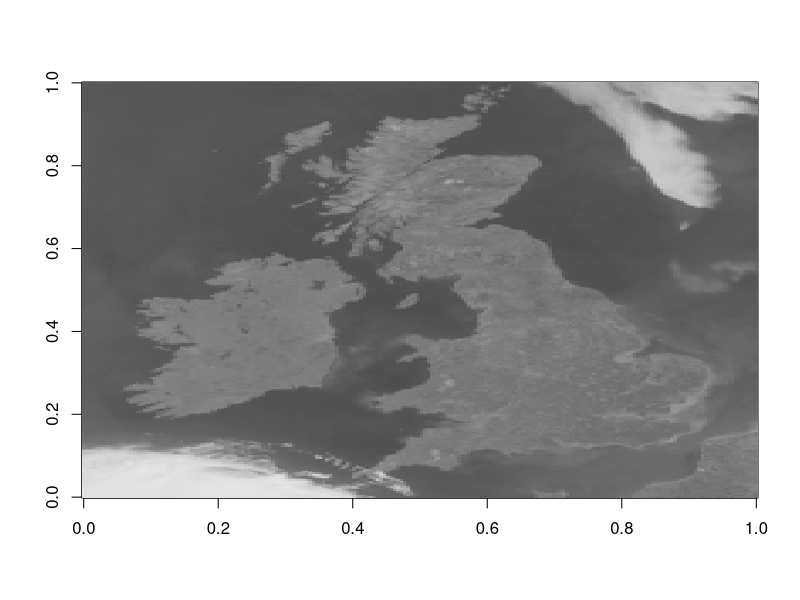

This chart was generated by the following R code: (Note: this script raises an error after producing the figure.)
# load random forest package for classification 
library(randomForest)

# load image and convert it to a matrix
# here the image is stored in black and white in a csv file 
# 0 represents black and 255 represents white
im <-read.csv('uk_ire_gray.csv', header=FALSE)
im_matrix <- as.matrix(im)

# plot image
image(im_matrix, col=gray.colors(255))
print(paste("Height in pixels: ", ncol(im_matrix)))
print(paste("Width in pixels: ", nrow(im_matrix)))
 
# create training data as DataFrame
pixel_values <- c(41, 60, 80, 0, 20, 40, 81, 100, 200)
class_names <- c( 'land', 'land', 'land', 'other', 'other', 'other', 'other', 'other', 'other') 
train_data <- data.frame(pixel_values, class_names)

# train classifer
rf <- randomForest(class_names ~ ., train_data)

# create test data
pixel_values <- as.vector(im_matrix)
test_data <- data.frame(pixel_values)

# perform classification on the whole image
# here we will get the random forest to return a probability 
im_prediction <- predict(rf, test_data, type = 'prob') 
print(head(im_prediction))

# extract the prediction for land - the first class
probability_of_land <- im_prediction[,1]

# convert back to matrix
probability_of_land_matrix <- matrix(probability_of_land, nrow = nrow(im_matrix), ncol = ncol(im_matrix))

# display result
#image(probability_of_land_matrix, col=gray.colors(255))
image(probability_of_land_matrix > 0.5, col=gray.colors(255))

# compute the percentage of pixels that are predicted as land
percentage_of_land_cover <- sum(probability_of_land_matrix>0.5) / length(probability_of_land_matrix)
print(paste("Predicted percentage of land cover: ", 100*percentage_of_land_cover))
